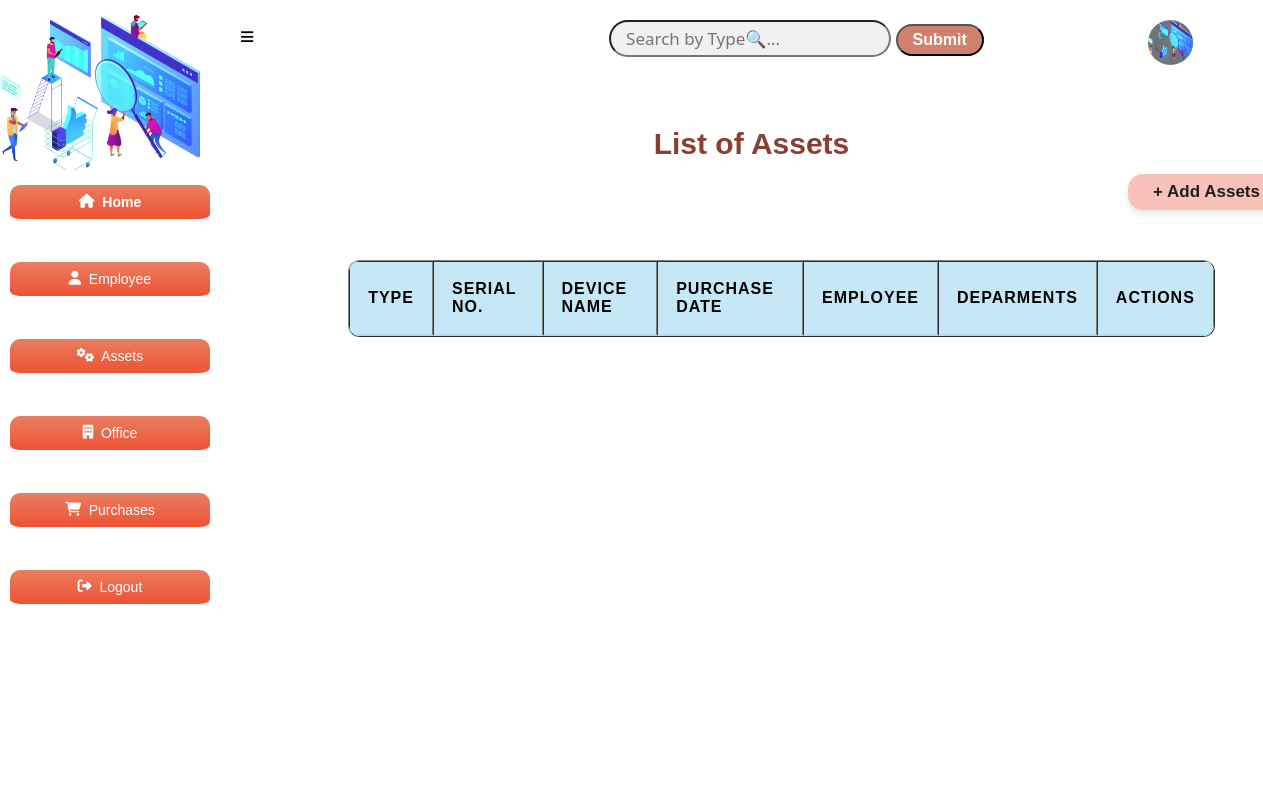
The page /equipment on the database as committed earlier.
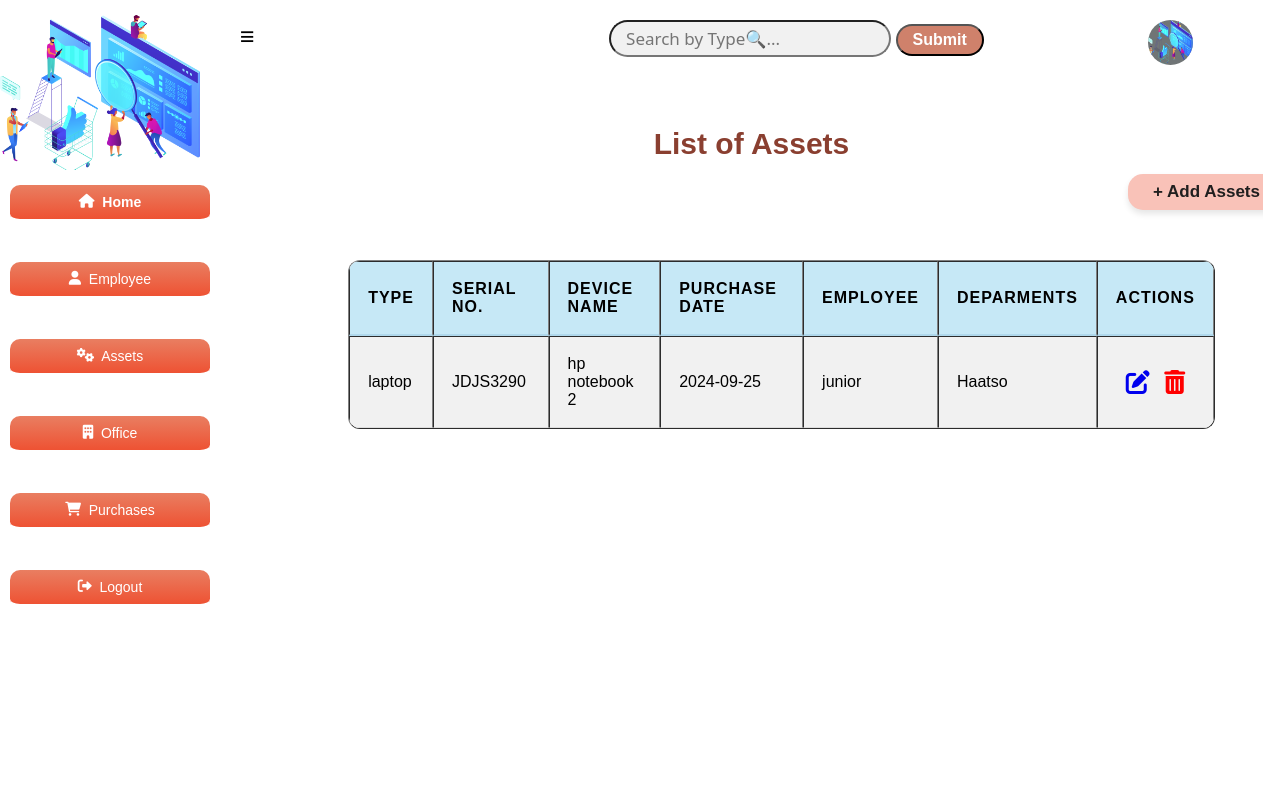
The same page on the database as committed later.
### app.py (models this page shows, shortened)
class Equipment(db.Model):
    __tablename__="equipment"
    barcode_number=db.Column(db.Integer, primary_key=True)
    type=db.Column(db.String(20))
    serial_number=db.Column(db.Integer)
    model_number=db.Column(db.Integer)
    purchase_date=db.Column(db.Integer, db.ForeignKey('purchases.id'))
    employee=db.Column(db.Integer, db.ForeignKey('employees.id'))
    location=db.Column(db.Integer, db.ForeignKey('locations.id'))
    purchase_rel=db.relationship('Purchase', backref='equipment_purchase')
    employee_rel=db.relationship('Employee', backref='equipment_employee')
    location_rel=db.relationship('Location', backref='equipment_location')

### app.py (the view)
@app.route('/equipment')
def equipment_index():
    equipment = Equipment.query.all()
    return render_template('equipmentList.html', equipment = equipment)

### app.py (called while the page is built)
@app.before_request
def create_table():
    db.create_all()

### templates/equipmentList.html (shortened to what this page needs)
<!DOCTYPE html>
<html lang="en">
<head>
    <link rel="stylesheet" href="{{ url_for('static', filename='main.css') }}">
    <link rel="stylesheet" href="https://cdnjs.cloudflare.com/ajax/libs/font-awesome/4.7.0/css/font-awesome.min.css">
    <link rel="stylesheet" href="https://cdnjs.cloudflare.com/ajax/libs/font-awesome/6.0.0-beta3/css/all.min.css">
</head>
<body>
    <div class="header">
        <a href="#" id="sidebar-icon">&#8801;</a>
        <input type="search" id="query" name="search" placeholder="Search by Type🔍...">
        <button id="search-button">Submit</button>
        <a href="#"><img src="{{ url_for('static', filename='bg4.png') }}" alt="Logo"></a>
    </div>
    <section class="sidebar">
        <div class="logo">
            <img src="{{ url_for('static', filename='bg4.png') }}" alt="Logo">
        </div>
        <div class="content">
            <a href="/entry_point" class="home active"><i class="fas fa-home"></i>&nbsp; Home</a><br>
            <a href="/employee" class="home"><i class="fas fa-user"></i>&nbsp;  Employee</a><br>
            <a href="/equipment" class="home"><i class="fas fa-cogs"></i>&nbsp;  Assets</a><br>
            <a href="/location" class="home"><i class="fas fa-building"></i>&nbsp;  Office</a><br>
            <a href="/purchase" class="home"><i class="fas fa-shopping-cart"></i> &nbsp; Purchases</a><br>
            <a href="/login" class="home"><i class="fas fa-sign-out-alt"></i>&nbsp;  Logout</a>
          </div>
    </section>
    <h1 class="marquee">List of Assets</h1>
    <div class="location-form">
        <a href="/add-equipment" class="btn1">+ Add Assets</a>
        <table border="1">
            <thead>
                <tr>
                    <th>Type</th>
                    <th>Serial No.</th>
                    <th>Device Name</th>
                    <th>Purchase Date</th>
                    <th>Employee</th>
                    <th>Deparments</th>
                    <th>Actions</th>
                </tr>
            </thead>
            <tbody id="table-results">
                {% for equip in equipment %}
                <tr>
                    <td>{{ equip.type }}</td>
                    <td>{{ equip.serial_number }}</td>
                    <td>{{ equip.model_number }}</td>
                    <td>{{ equip.purchase_date }}</td>
                    <td>{{ equip.employee }}</td>
                    <td>{{ equip.location }}</td>
                    <td class="action">
                        <a href="/edit_equipment/{{ equip.barcode_number }}"><i class="fa fa-edit" style="font-size:24px"></i></a>
                        <a href="/delete_equipment/{{ equip.barcode_number }}"><i class="fa fa-trash-o" style="font-size:24px"></i></a>
                    </td>
                </tr>
                {% endfor %}
            </tbody>
        </table>
    </div>
</body>
</html>

Rows that differ between the two databases and show on the page:
added Equipment: type "laptop", serial_number "JDJS3290", model_number "hp notebook 2", purchase_date "2024-09-25", employee "junior", location "Haatso"
